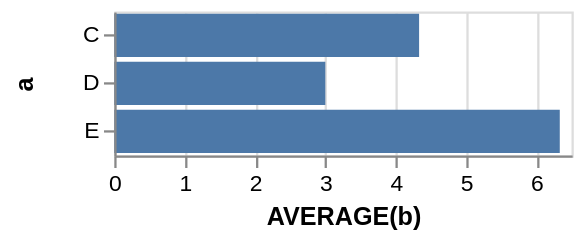

The Vega-Lite source for this figure:
### Vega specification from a JSON file in a GitHub repository (floating-point values rounded to 4 significant figures)
{"$schema": "https://vega.github.io/schema/vega/v3.0.json", "autosize": "pad", "padding": 5, "width": 200, "style": "cell", "data": [{"name": "source_0", "values": [{"a": "C", "b": 2}, {"a": "C", "b": 7}, {"a": "C", "b": 4}, {"a": "D", "b": 1}, {"a": "D", "b": 2}, {"a": "D", "b": 6}, {"a": "E", "b": 8}, {"a": "E", "b": 4}, {"a": "E", "b": 7}], "format": {"type": "json"}}, {"name": "data_0", "source": "source_0", "transform": [{"type": "formula", "expr": "toNumber(datum[\"b\"])", "as": "b"}, {"type": "aggregate", "groupby": ["a"], "ops": ["average"], "fields": ["b"], "as": ["average_b"]}]}], "signals": [{"name": "y_step", "value": 21}, {"name": "height", "update": "bandspace(domain('y').length, 0.1, 0.05) * y_step"}], "marks": [{"name": "marks", "type": "rect", "style": ["bar"], "from": {"data": "data_0"}, "encode": {"update": {"x": {"scale": "x", "field": "average_b"}, "x2": {"scale": "x", "value": 0}, "y": {"scale": "y", "field": "a"}, "height": {"scale": "y", "band": true}, "fill": {"value": "#4c78a8"}}}}], "scales": [{"name": "x", "type": "linear", "domain": {"data": "data_0", "field": "average_b"}, "range": [0, {"signal": "width"}], "nice": true, "zero": true}, {"name": "y", "type": "band", "domain": {"data": "data_0", "field": "a", "sort": true}, "range": {"step": {"signal": "y_step"}}, "paddingInner": 0.1, "paddingOuter": 0.05}], "axes": [{"scale": "x", "orient": "bottom", "labelOverlap": true, "tickCount": {"signal": "ceil(width/40)"}, "title": "AVERAGE(b)", "zindex": 1}, {"scale": "x", "orient": "bottom", "domain": false, "grid": true, "labels": false, "maxExtent": 0, "minExtent": 0, "tickCount": {"signal": "ceil(width/40)"}, "ticks": false, "zindex": 0, "gridScale": "y"}, {"scale": "y", "orient": "left", "title": "a", "zindex": 1}], "config": {"axisY": {"minExtent": 30}}}
